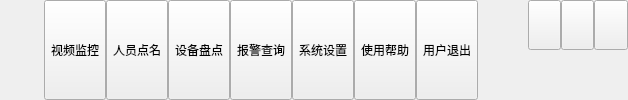
                <widget class="QWidget" name="widgetTitle" native="true">
                    <property name="sizePolicy">
                        <sizepolicy hsizetype="Preferred" vsizetype="Fixed">
                            <horstretch>0</horstretch>
                            <verstretch>0</verstretch>
                        </sizepolicy>
                    </property>
                    <layout class="QHBoxLayout" name="horizontalLayout_2">
                        <property name="spacing">
                            <number>10</number>
                        </property>
                        <property name="leftMargin">
                            <number>10</number>
                        </property>
                        <property name="topMargin">
                            <number>0</number>
                        </property>
                        <property name="rightMargin">
                            <number>0</number>
                        </property>
                        <property name="bottomMargin">
                            <number>0</number>
                        </property>
                        <item>
                            <widget class="QLabel" name="labIco">
                                <property name="text">
                                    <string />
                                </property>
                            </widget>
                        </item>
                        <item>
                            <widget class="QLabel" name="labTitle">
                                <property name="styleSheet">
                                    <string notr="true" />
                                </property>
                                <property name="text">
                                    <string />
                                </property>
                            </widget>
                        </item>
                        <item>
                            <widget class="QWidget" name="widgetTop" native="true">
                                <layout class="QHBoxLayout" name="horizontalLayout_3">
                                    <property name="spacing">
                                        <number>0</number>
                                    </property>
                                    <property name="leftMargin">
                                        <number>0</number>
                                    </property>
                                    <property name="topMargin">
                                        <number>0</number>
                                    </property>
                                    <property name="rightMargin">
                                        <number>0</number>
                                    </property>
                                    <property name="bottomMargin">
                                        <number>0</number>
                                    </property>
                                    <item>
                                        <widget class="QToolButton" name="btnMain">
                                            <property name="sizePolicy">
                                                <sizepolicy hsizetype="Fixed" vsizetype="Expanding">
                                                    <horstretch>0</horstretch>
                                                    <verstretch>0</verstretch>
                                                </sizepolicy>
                                            </property>
                                            <property name="text">
                                                <string>视频监控</string>
                                            </property>
                                            <property name="icon">
                                                <iconset resource="../../res/main.qrc">
                                                    <normaloff>:/image/main_main.png</normaloff>:/image/main_main.png</iconset>
                                            </property>
                                            <property name="toolButtonStyle">
                                                <enum>Qt::ToolButtonIconOnly</enum>
                                            </property>
                                        </widget>
                                    </item>
                                    <item>
                                        <widget class="QToolButton" name="btnRoll">
                                            <property name="sizePolicy">
                                                <sizepolicy hsizetype="Fixed" vsizetype="Expanding">
                                                    <horstretch>0</horstretch>
                                                    <verstretch>0</verstretch>
                                                </sizepolicy>
                                            </property>
                                            <property name="text">
                                                <string>人员点名</string>
                                            </property>
                                            <property name="icon">
                                                <iconset resource="../../res/main.qrc">
                                                    <normaloff>:/image/main_person.png</normaloff>:/image/main_person.png</iconset>
                                            </property>
                                            <property name="toolButtonStyle">
                                                <enum>Qt::ToolButtonIconOnly</enum>
                                            </property>
                                        </widget>
                                    </item>
                                    <item>
                                        <widget class="QToolButton" name="btnEquipCheck">
                                            <property name="sizePolicy">
                                                <sizepolicy hsizetype="Fixed" vsizetype="Expanding">
                                                    <horstretch>0</horstretch>
                                                    <verstretch>0</verstretch>
                                                </sizepolicy>
                                            </property>
                                            <property name="text">
                                                <string>设备盘点</string>
                                            </property>
                                            <property name="icon">
                                                <iconset resource="../../res/main.qrc">
                                                    <normaloff>:/image/main_company.png</normaloff>:/image/main_company.png</iconset>
                                            </property>
                                            <property name="toolButtonStyle">
                                                <enum>Qt::ToolButtonIconOnly</enum>
                                            </property>
                                        </widget>
                                    </item>
                                    <item>
                                        <widget class="QToolButton" name="btnData">
                                            <property name="sizePolicy">
                                                <sizepolicy hsizetype="Fixed" vsizetype="Expanding">
                                                    <horstretch>0</horstretch>
                                                    <verstretch>0</verstretch>
                                                </sizepolicy>
                                            </property>
                                            <property name="text">
                                                <string>报警查询</string>
                                            </property>
                                            <property name="icon">
                                                <iconset resource="../../res/main.qrc">
                                                    <normaloff>:/image/main_data.png</normaloff>:/image/main_data.png</iconset>
                                            </property>
                                            <property name="checked">
                                                <bool>false</bool>
                                            </property>
                                            <property name="toolButtonStyle">
                                                <enum>Qt::ToolButtonIconOnly</enum>
                                            </property>
                                        </widget>
                                    </item>
                                    <item>
                                        <widget class="QToolButton" name="btnConfig">
                                            <property name="sizePolicy">
                                                <sizepolicy hsizetype="Fixed" vsizetype="Expanding">
                                                    <horstretch>0</horstretch>
                                                    <verstretch>0</verstretch>
                                                </sizepolicy>
                                            </property>
                                            <property name="text">
                                                <string>系统设置</string>
                                            </property>
                                            <property name="icon">
                                                <iconset resource="../../res/main.qrc">
                                                    <normaloff>:/image/main_config.png</normaloff>:/image/main_config.png</iconset>
                                            </property>
                                            <property name="toolButtonStyle">
                                                <enum>Qt::ToolButtonIconOnly</enum>
                                            </property>
                                        </widget>
                                    </item>
                                    <item>
                                        <widget class="QToolButton" name="btnHelp">
                                            <property name="sizePolicy">
                                                <sizepolicy hsizetype="Fixed" vsizetype="Expanding">
                                                    <horstretch>0</horstretch>
                                                    <verstretch>0</verstretch>
                                                </sizepolicy>
                                            </property>
                                            <property name="styleSheet">
                                                <string notr="true" />
                                            </property>
                                            <property name="text">
                                                <string>使用帮助</string>
                                            </property>
                                            <property name="icon">
                                                <iconset resource="../../res/main.qrc">
                                                    <normaloff>:/image/main_person.png</normaloff>:/image/main_person.png</iconset>
                                            </property>
                                            <property name="toolButtonStyle">
                                                <enum>Qt::ToolButtonIconOnly</enum>
                                            </property>
                                        </widget>
                                    </item>
                                    <item>
                                        <widget class="QToolButton" name="btnExit">
                                            <property name="sizePolicy">
                                                <sizepolicy hsizetype="Fixed" vsizetype="Expanding">
                                                    <horstretch>0</horstretch>
                                                    <verstretch>0</verstretch>
                                                </sizepolicy>
                                            </property>
                                            <property name="styleSheet">
                                                <string notr="true" />
                                            </property>
                                            <property name="text">
                                                <string>用户退出</string>
                                            </property>
                                            <property name="icon">
                                                <iconset resource="../../res/main.qrc">
                                                    <normaloff>:/image/main_exit.png</normaloff>:/image/main_exit.png</iconset>
                                            </property>
                                            <property name="toolButtonStyle">
                                                <enum>Qt::ToolButtonIconOnly</enum>
                                            </property>
                                        </widget>
                                    </item>
                                </layout>
                            </widget>
                        </item>
                        <item>
                            <spacer name="horizontalSpacer">
                                <property name="sizeHint" stdset="0">
                                    <size>
                                        <width>40</width>
                                        <height>20</height>
                                    </size>
                                </property>
                            </spacer>
                        </item>
                        <item>
                            <widget class="QWidget" name="widgetMenu" native="true">
                                <property name="minimumSize">
                                    <size>
                                        <width>100</width>
                                        <height>0</height>
                                    </size>
                                </property>
                                <property name="maximumSize">
                                    <size>
                                        <width>100</width>
                                        <height>16777215</height>
                                    </size>
                                </property>
                                <layout class="QGridLayout" name="gridLayout_2">
                                    <property name="leftMargin">
                                        <number>0</number>
                                    </property>
                                    <property name="topMargin">
                                        <number>0</number>
                                    </property>
                                    <property name="rightMargin">
                                        <number>0</number>
                                    </property>
                                    <property name="bottomMargin">
                                        <number>0</number>
                                    </property>
                                    <property name="spacing">
                                        <number>0</number>
                                    </property>
                                    <item row="1" column="1" colspan="3">
                                        <spacer name="verticalSpacer">
                                            <property name="sizeHint" stdset="0">
                                                <size>
                                                    <width>20</width>
                                                    <height>15</height>
                                                </size>
                                            </property>
                                        </spacer>
                                    </item>
                                    <item row="0" column="1">
                                        <widget class="QPushButton" name="btnMenu_Min">
                                            <property name="sizePolicy">
                                                <sizepolicy hsizetype="Minimum" vsizetype="Expanding">
                                                    <horstretch>0</horstretch>
                                                    <verstretch>0</verstretch>
                                                </sizepolicy>
                                            </property>
                                            <property name="cursor">
                                                <cursorShape>ArrowCursor</cursorShape>
                                            </property>
                                            <property name="focusPolicy">
                                                <enum>Qt::NoFocus</enum>
                                            </property>
                                            <property name="toolTip">
                                                <string>最小化</string>
                                            </property>
                                            <property name="text">
                                                <string />
                                            </property>
                                        </widget>
                                    </item>
                                    <item row="0" column="3">
                                        <widget class="QPushButton" name="btnMenu_Close">
                                            <property name="sizePolicy">
                                                <sizepolicy hsizetype="Minimum" vsizetype="Expanding">
                                                    <horstretch>0</horstretch>
                                                    <verstretch>0</verstretch>
                                                </sizepolicy>
                                            </property>
                                            <property name="cursor">
                                                <cursorShape>ArrowCursor</cursorShape>
                                            </property>
                                            <property name="focusPolicy">
                                                <enum>Qt::NoFocus</enum>
                                            </property>
                                            <property name="toolTip">
                                                <string>关闭</string>
                                            </property>
                                            <property name="text">
                                                <string />
                                            </property>
                                        </widget>
                                    </item>
                                    <item row="0" column="2">
                                        <widget class="QPushButton" name="btnMenu_Max">
                                            <property name="sizePolicy">
                                                <sizepolicy hsizetype="Minimum" vsizetype="Expanding">
                                                    <horstretch>0</horstretch>
                                                    <verstretch>0</verstretch>
                                                </sizepolicy>
                                            </property>
                                            <property name="focusPolicy">
                                                <enum>Qt::NoFocus</enum>
                                            </property>
                                            <property name="text">
                                                <string />
                                            </property>
                                        </widget>
                                    </item>
                                </layout>
                            </widget>
                        </item>
                    </layout>
                </widget>
